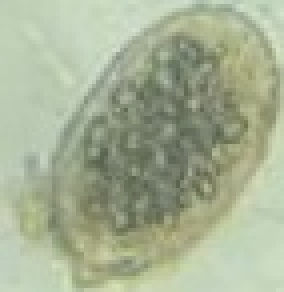
#> input picture src/projeto/src/main/java/org/example/parasitas/ancy1.jpeg, 71 x 73 px (shown 4 times larger); its folder holds only this picture in this run
$ python main.py
#> lines starting #> are read from the running program, lines starting #| are printed output that depends on the picture; after the words box and inside, x2 and y2 are one past the last pixel; in counts of white or black regions, pixels touching at a corner belong together
import cv2 as cv
import matplotlib.pyplot as plt
import os
import numpy as np
files = os.listdir()

def convert_to_cmyk(image):
    # Normalizar a imagem para o intervalo [0, 1]
    img_normalized = image / 255.0
    R, G, B = cv.split(img_normalized)

    # Calculando os componentes CMY
    C = 1 - R
    M = 1 - G
    Y = 1 - B

    # Calculando o componente K
    K = np.min([C, M, Y], axis=0)

    # Ajustando os componentes CMY de acordo com K
    C = (C - K) / (1 - K + 1e-10)
    M = (M - K) / (1 - K + 1e-10)
    Y = (Y - K) / (1 - K + 1e-10)

    # Converter de volta para a faixa [0, 255]
    C = (C * 255).astype(np.uint8)
    M = (M * 255).astype(np.uint8)
    Y = (Y * 255).astype(np.uint8)
    K = (K * 255).astype(np.uint8)

    return C, M, Y, K

def create_circular_kernel(diameter):
    radius = diameter // 2
    kernel = np.zeros((diameter, diameter), dtype=np.uint8)
    cv.circle(kernel, (radius, radius), radius, 1, -1)
    return kernel

imgs:list = []
for file in files:
    if 'jpeg' in file:
        imgs.append(cv.imread(file))

plt.figure("Canais CMYK")
count = 1
for img in imgs:
    img = cv.cvtColor(img, cv.COLOR_BGR2RGB)
    img = cv.medianBlur(img, 5)

    # img[:,:,0] = cv.equalizeHist(img[:,:,0])
    # img[:,:,1] = cv.equalizeHist(img[:,:,1])
    # img[:,:,2] = cv.equalizeHist(img[:,:,2])
    plt.subplot(len(imgs), 5, count)
    plt.imshow(img)
    count+=1
    C, M, Y, K = convert_to_cmyk(img)

    plt.subplot(len(imgs), 5, count)
    plt.imshow(C, cmap='gray')
    plt.title('Cyan')
    count +=1

    plt.subplot(len(imgs), 5, count)
    plt.imshow(M, cmap='gray')
    plt.title('Magenta')
    count +=1
    plt.subplot(len(imgs), 5, count)
    plt.subplot(len(imgs), 5, count)
    plt.imshow(Y, cmap='gray')
    plt.title('Yellow')
    count +=1

    plt.subplot(len(imgs), 5, count)
    plt.imshow(K, cmap='gray')
    plt.title('Key (Black)')
    count +=1
#> this loop made 1 pass
#> count on pass 1: 6
#> pass 1, in convert_to_cmyk, `R, G, B = cv.split(img_normalized)`:
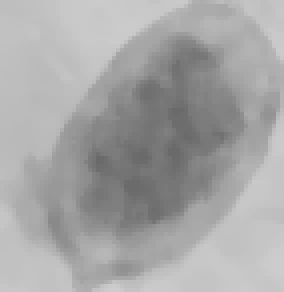
#> R: shape (73, 71) float64 (shown 4 times larger); min 0.416, max 0.804, mean 0.651
#> after the loop, count = 6

imgs:list = []
for file in files:
    if 'jpeg' in file:
        imgs.append(cv.imread(file))
# plt.show()
plt.figure("Canais HSV")
count = 1
for img in imgs:

    # img[:,:,0] = cv.equalizeHist(img[:,:,0])
    # img[:,:,1] = cv.equalizeHist(img[:,:,1])
    # img[:,:,2] = cv.equalizeHist(img[:,:,2])
    img = cv.cvtColor(img, cv.COLOR_BGR2RGB)
    img = cv.medianBlur(img, 5)
    # img = cv.GaussianBlur(img, (3,3),0)
    plt.subplot(len(imgs), 5, count)
    plt.imshow(img)
    count+=1
    img = cv.cvtColor(img, cv.COLOR_RGB2HSV)
    # plt.title(count)
    count+=1
    plt.subplot(len(imgs), 5, count)
    plt.imshow(img[:,:,0], cmap='gray')
    # plt.title(count)
    count+=1
    plt.subplot(len(imgs), 5, count)
    plt.imshow(img[:,:,1], cmap='gray')
    # plt.title(count)
    count+=1
    plt.subplot(len(imgs), 5, count)
    plt.imshow(img[:,:,2], cmap='gray')
    # plt.title(count)
    count+=1
#> after the loop, count = 6


imgs:list = []
for file in files:
    if 'jpeg' in file:
        imgs.append(cv.imread(file))
count = 1
plt.figure("Operacoes")
for img in imgs:

    orig = img.copy()
    # img = cv.GaussianBlur(img, (3,3),0)
    img = cv.medianBlur(img, 5)
    img = cv.cvtColor(img, cv.COLOR_BGR2RGB)
    # img[:,:,0] = cv.equalizeHist(img[:,:,0])
    # img[:,:,1] = cv.equalizeHist(img[:,:,1])
    # img[:,:,2] = cv.equalizeHist(img[:,:,2])

    plt.subplot(len(imgs), 6, count)
    plt.imshow(img)
    count+=1
    C, M, Y, K = convert_to_cmyk(img)
    img = cv.cvtColor(img, cv.COLOR_RGB2HSV)
    # plt.title(count)
    plt.subplot(len(imgs), 6, count)
    plt.imshow(K, cmap='gray')
    count+=1

    ret, binary1 = cv.threshold(img[:,:,1], 0, 255,  cv.THRESH_BINARY + cv.THRESH_OTSU)
    plt.subplot(len(imgs), 6, count)
    plt.imshow(binary1, cmap='gray')
    # plt.title(count)
    count+=1

    # ret, binary2 = cv.threshold(K, 0, 255,  cv.THRESH_BINARY + cv.THRESH_OTSU)
    binary2 = cv.adaptiveThreshold(K,255,cv.ADAPTIVE_THRESH_MEAN_C,  cv.THRESH_BINARY_INV,11,4)
    plt.subplot(len(imgs), 6, count)
    plt.imshow(cv.bitwise_not(binary2), cmap='binary')
    count+=1

    binary = cv.bitwise_or(binary1, binary2)

    ycbcr = cv.cvtColor(orig, cv.COLOR_BGR2YCrCb)
    hsv = cv.cvtColor(orig, cv.COLOR_BGR2HSV)

    result = cv.add(ycbcr[:,:,2], K)
    plt.subplot(len(imgs), 6, count)
    ret, binary3 = cv.threshold(result, 210, 255,  cv.THRESH_BINARY)
    plt.imshow(binary3, cmap='binary')
    plt.title(count)
    count+=1
    orig = cv.cvtColor(orig, cv.COLOR_BGR2RGB)
    # binary = cv.bitwise_not(binary)
    orig[:,:,0] = cv.bitwise_and(orig[:,:,0], binary)
    orig[:,:,1] = cv.bitwise_and(orig[:,:,1], binary)
    orig[:,:,2] = cv.bitwise_and(orig[:,:,2], binary)
    plt.subplot(len(imgs), 6, count)
    plt.imshow(orig)
    count+=1
#> this loop made 1 pass
#> count on pass 1: 7
#> pass 1, in convert_to_cmyk (call 2), `C = 1 - R`:
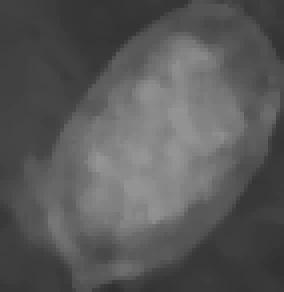
#> C: shape (73, 71) float64 (shown 4 times larger); min 0.196, max 0.584, mean 0.349
#> after the loop:
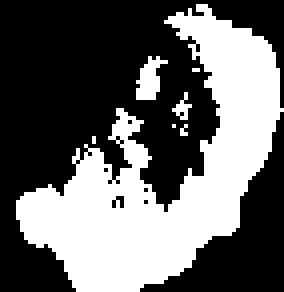
#> binary1: shape (73, 71) (shown 4 times larger); 39.9% white; 7 white regions (5 under 20 px), largest, box (x1, y1, x2, y2) and area: (4, 1, 71, 73) 1995, (34, 14, 42, 25) 51
#> after the loop:
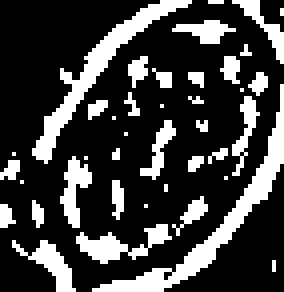
#> binary2: shape (73, 71) (shown 4 times larger); 24.4% white; 40 white regions (27 under 20 px), largest, box (x1, y1, x2, y2) and area: (23, 21, 71, 73) 290, (8, 0, 48, 41) 243, (19, 56, 43, 66) 97
#> after the loop:
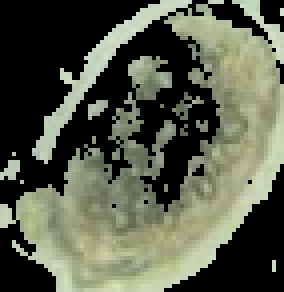
#> orig: shape (73, 71, 3) (shown 4 times larger); mean R, G, B 87.7, 92.2, 75
#> after the loop:
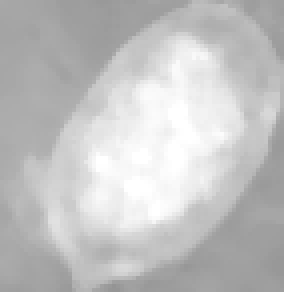
#> result: shape (73, 71) (shown 4 times larger); min 148, max 255, mean 194.1
#> after the loop, count = 7

plt.show()
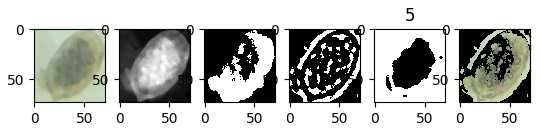
#> figure drawn by matplotlib, 6 panels
